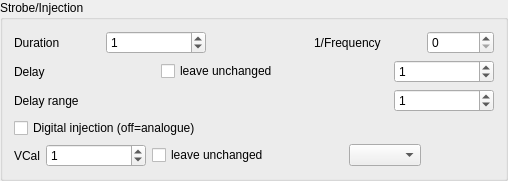
            <widget class="QGroupBox" name="StrobeBox">
             <property name="title">
              <string>Strobe/Injection</string>
             </property>
             <layout class="QVBoxLayout" name="verticalLayout_17">
              <item>
               <layout class="QVBoxLayout" name="verticalLayout_18">
                <item>
                 <layout class="QHBoxLayout" name="horizontalLayout_16">
                  <item>
                   <widget class="QLabel" name="textLabel1_5_3">
                    <property name="text">
                     <string>Duration</string>
                    </property>
                    <property name="wordWrap">
                     <bool>false</bool>
                    </property>
                   </widget>
                  </item>
                  <item>
                   <spacer name="spacer13_3_3">
                    <property name="orientation">
                     <enum>Qt::Horizontal</enum>
                    </property>
                    <property name="sizeType">
                     <enum>QSizePolicy::Fixed</enum>
                    </property>
                    <property name="sizeHint" stdset="0">
                     <size>
                      <width>40</width>
                      <height>20</height>
                     </size>
                    </property>
                   </spacer>
                  </item>
                  <item>
                   <widget class="QSpinBox" name="strDuration">
                    <property name="sizePolicy">
                     <sizepolicy hsizetype="Minimum" vsizetype="Fixed">
                      <horstretch>0</horstretch>
                      <verstretch>0</verstretch>
                     </sizepolicy>
                    </property>
                    <property name="minimumSize">
                     <size>
                      <width>100</width>
                      <height>0</height>
                     </size>
                    </property>
                    <property name="maximum">
                     <number>1000000000</number>
                    </property>
                    <property name="value">
                     <number>1</number>
                    </property>
                   </widget>
                  </item>
                  <item>
                   <spacer name="horizontalSpacer_13">
                    <property name="orientation">
                     <enum>Qt::Horizontal</enum>
                    </property>
                    <property name="sizeHint" stdset="0">
                     <size>
                      <width>40</width>
                      <height>20</height>
                     </size>
                    </property>
                   </spacer>
                  </item>
                  <item>
                   <widget class="QLabel" name="label_19">
                    <property name="text">
                     <string>1/Frequency</string>
                    </property>
                   </widget>
                  </item>
                  <item>
                   <spacer name="horizontalSpacer_14">
                    <property name="orientation">
                     <enum>Qt::Horizontal</enum>
                    </property>
                    <property name="sizeType">
                     <enum>QSizePolicy::Fixed</enum>
                    </property>
                    <property name="sizeHint" stdset="0">
                     <size>
                      <width>40</width>
                      <height>20</height>
                     </size>
                    </property>
                   </spacer>
                  </item>
                  <item>
                   <widget class="QSpinBox" name="strFrequency">
                    <property name="maximum">
                     <number>999999999</number>
                    </property>
                   </widget>
                  </item>
                 </layout>
                </item>
                <item>
                 <layout class="QHBoxLayout">
                  <item>
                   <widget class="QLabel" name="textLabel1_5_3_2">
                    <property name="text">
                     <string>Delay</string>
                    </property>
                    <property name="wordWrap">
                     <bool>false</bool>
                    </property>
                   </widget>
                  </item>
                  <item>
                   <spacer name="spacer13_3_3_2_2">
                    <property name="orientation">
                     <enum>Qt::Horizontal</enum>
                    </property>
                    <property name="sizeType">
                     <enum>QSizePolicy::Expanding</enum>
                    </property>
                    <property name="sizeHint" stdset="0">
                     <size>
                      <width>110</width>
                      <height>20</height>
                     </size>
                    </property>
                   </spacer>
                  </item>
                  <item>
                   <widget class="QCheckBox" name="fixedSdelBox">
                    <property name="text">
                     <string>leave unchanged</string>
                    </property>
                   </widget>
                  </item>
                  <item>
                   <spacer name="spacer13_3_3_2">
                    <property name="orientation">
                     <enum>Qt::Horizontal</enum>
                    </property>
                    <property name="sizeType">
                     <enum>QSizePolicy::Expanding</enum>
                    </property>
                    <property name="sizeHint" stdset="0">
                     <size>
                      <width>110</width>
                      <height>20</height>
                     </size>
                    </property>
                   </spacer>
                  </item>
                  <item>
                   <widget class="QSpinBox" name="strDelay">
                    <property name="sizePolicy">
                     <sizepolicy hsizetype="Minimum" vsizetype="Fixed">
                      <horstretch>0</horstretch>
                      <verstretch>0</verstretch>
                     </sizepolicy>
                    </property>
                    <property name="minimumSize">
                     <size>
                      <width>100</width>
                      <height>0</height>
                     </size>
                    </property>
                    <property name="maximum">
                     <number>10000</number>
                    </property>
                    <property name="value">
                     <number>1</number>
                    </property>
                   </widget>
                  </item>
                 </layout>
                </item>
                <item>
                 <layout class="QHBoxLayout">
                  <item>
                   <widget class="QLabel" name="delRangeLabel">
                    <property name="text">
                     <string>Delay range</string>
                    </property>
                    <property name="wordWrap">
                     <bool>false</bool>
                    </property>
                   </widget>
                  </item>
                  <item>
                   <spacer name="spacer13_3_3_4">
                    <property name="orientation">
                     <enum>Qt::Horizontal</enum>
                    </property>
                    <property name="sizeType">
                     <enum>QSizePolicy::Expanding</enum>
                    </property>
                    <property name="sizeHint" stdset="0">
                     <size>
                      <width>20</width>
                      <height>20</height>
                     </size>
                    </property>
                   </spacer>
                  </item>
                  <item>
                   <widget class="QSpinBox" name="strDelRange">
                    <property name="sizePolicy">
                     <sizepolicy hsizetype="Minimum" vsizetype="Fixed">
                      <horstretch>0</horstretch>
                      <verstretch>0</verstretch>
                     </sizepolicy>
                    </property>
                    <property name="minimumSize">
                     <size>
                      <width>100</width>
                      <height>0</height>
                     </size>
                    </property>
                    <property name="maximum">
                     <number>10000</number>
                    </property>
                    <property name="value">
                     <number>1</number>
                    </property>
                   </widget>
                  </item>
                 </layout>
                </item>
                <item>
                 <widget class="QCheckBox" name="injectionMode">
                  <property name="text">
                   <string>Digital injection (off=analogue)</string>
                  </property>
                 </widget>
                </item>
                <item>
                 <layout class="QHBoxLayout">
                  <item>
                   <widget class="QLabel" name="textLabel2_2">
                    <property name="text">
                     <string>VCal</string>
                    </property>
                    <property name="wordWrap">
                     <bool>false</bool>
                    </property>
                   </widget>
                  </item>
                  <item>
                   <widget class="QSpinBox" name="setVcal">
                    <property name="sizePolicy">
                     <sizepolicy hsizetype="Minimum" vsizetype="Fixed">
                      <horstretch>0</horstretch>
                      <verstretch>0</verstretch>
                     </sizepolicy>
                    </property>
                    <property name="minimumSize">
                     <size>
                      <width>100</width>
                      <height>0</height>
                     </size>
                    </property>
                    <property name="maximum">
                     <number>10000</number>
                    </property>
                    <property name="value">
                     <number>1</number>
                    </property>
                   </widget>
                  </item>
                  <item>
                   <widget class="QCheckBox" name="fixedVCALBox">
                    <property name="text">
                     <string>leave unchanged</string>
                    </property>
                   </widget>
                  </item>
                  <item>
                   <spacer name="spacer74">
                    <property name="orientation">
                     <enum>Qt::Horizontal</enum>
                    </property>
                    <property name="sizeType">
                     <enum>QSizePolicy::Expanding</enum>
                    </property>
                    <property name="sizeHint" stdset="0">
                     <size>
                      <width>31</width>
                      <height>20</height>
                     </size>
                    </property>
                   </spacer>
                  </item>
                  <item>
                   <widget class="QComboBox" name="capSelBox"/>
                  </item>
                  <item>
                   <spacer name="spacer75">
                    <property name="orientation">
                     <enum>Qt::Horizontal</enum>
                    </property>
                    <property name="sizeType">
                     <enum>QSizePolicy::Expanding</enum>
                    </property>
                    <property name="sizeHint" stdset="0">
                     <size>
                      <width>21</width>
                      <height>20</height>
                     </size>
                    </property>
                   </spacer>
                  </item>
                 </layout>
                </item>
               </layout>
              </item>
             </layout>
            </widget>
